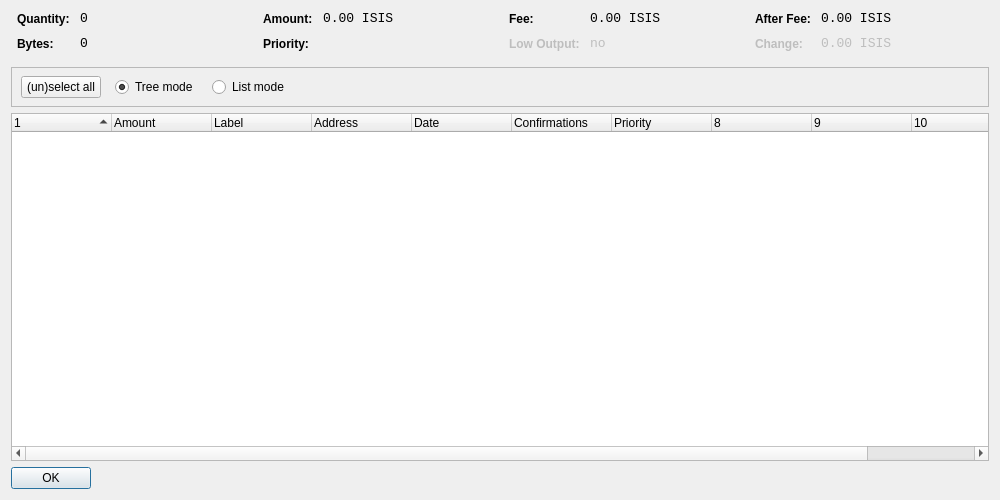
<?xml version="1.0" encoding="UTF-8"?>
<ui version="4.0">
 <class>CoinControlDialog</class>
 <widget class="QDialog" name="CoinControlDialog">
  <property name="geometry">
   <rect>
    <x>0</x>
    <y>0</y>
    <width>1000</width>
    <height>500</height>
   </rect>
  </property>
  <property name="windowTitle">
   <string>Coin Control</string>
  </property>
  <layout class="QVBoxLayout" name="verticalLayout">
   <item>
    <layout class="QHBoxLayout" name="horizontalLayoutTop" stretch="0,0,0,0">
     <property name="topMargin">
      <number>0</number>
     </property>
     <property name="bottomMargin">
      <number>10</number>
     </property>
     <item>
      <layout class="QFormLayout" name="formLayoutCoinControl1">
       <property name="horizontalSpacing">
        <number>10</number>
       </property>
       <property name="verticalSpacing">
        <number>10</number>
       </property>
       <property name="leftMargin">
        <number>6</number>
       </property>
       <property name="rightMargin">
        <number>6</number>
       </property>
       <item row="0" column="0">
        <widget class="QLabel" name="labelCoinControlQuantityText">
         <property name="styleSheet">
          <string notr="true">font-weight:bold;</string>
         </property>
         <property name="text">
          <string>Quantity:</string>
         </property>
        </widget>
       </item>
       <item row="0" column="1">
        <widget class="QLabel" name="labelCoinControlQuantity">
         <property name="font">
          <font>
           <family>Monospace</family>
           <pointsize>10</pointsize>
          </font>
         </property>
         <property name="cursor">
          <cursorShape>IBeamCursor</cursorShape>
         </property>
         <property name="contextMenuPolicy">
          <enum>Qt::ActionsContextMenu</enum>
         </property>
         <property name="text">
          <string notr="true">0</string>
         </property>
         <property name="textInteractionFlags">
          <set>Qt::LinksAccessibleByMouse|Qt::TextSelectableByKeyboard|Qt::TextSelectableByMouse</set>
         </property>
        </widget>
       </item>
       <item row="1" column="0">
        <widget class="QLabel" name="labelCoinControlBytesText">
         <property name="styleSheet">
          <string notr="true">font-weight:bold;</string>
         </property>
         <property name="text">
          <string>Bytes:</string>
         </property>
        </widget>
       </item>
       <item row="1" column="1">
        <widget class="QLabel" name="labelCoinControlBytes">
         <property name="font">
          <font>
           <family>Monospace</family>
           <pointsize>10</pointsize>
          </font>
         </property>
         <property name="cursor">
          <cursorShape>IBeamCursor</cursorShape>
         </property>
         <property name="contextMenuPolicy">
          <enum>Qt::ActionsContextMenu</enum>
         </property>
         <property name="text">
          <string notr="true">0</string>
         </property>
         <property name="textInteractionFlags">
          <set>Qt::LinksAccessibleByMouse|Qt::TextSelectableByKeyboard|Qt::TextSelectableByMouse</set>
         </property>
        </widget>
       </item>
      </layout>
     </item>
     <item>
      <layout class="QFormLayout" name="formLayoutCoinControl2">
       <property name="horizontalSpacing">
        <number>10</number>
       </property>
       <property name="verticalSpacing">
        <number>10</number>
       </property>
       <property name="leftMargin">
        <number>6</number>
       </property>
       <property name="rightMargin">
        <number>6</number>
       </property>
       <item row="0" column="0">
        <widget class="QLabel" name="labelCoinControlAmountText">
         <property name="styleSheet">
          <string notr="true">font-weight:bold;</string>
         </property>
         <property name="text">
          <string>Amount:</string>
         </property>
        </widget>
       </item>
       <item row="0" column="1">
        <widget class="QLabel" name="labelCoinControlAmount">
         <property name="font">
          <font>
           <family>Monospace</family>
           <pointsize>10</pointsize>
          </font>
         </property>
         <property name="cursor">
          <cursorShape>IBeamCursor</cursorShape>
         </property>
         <property name="contextMenuPolicy">
          <enum>Qt::ActionsContextMenu</enum>
         </property>
         <property name="text">
          <string notr="true">0.00 ISIS</string>
         </property>
         <property name="textInteractionFlags">
          <set>Qt::LinksAccessibleByMouse|Qt::TextSelectableByKeyboard|Qt::TextSelectableByMouse</set>
         </property>
        </widget>
       </item>
       <item row="1" column="0">
        <widget class="QLabel" name="labelCoinControlPriorityText">
         <property name="styleSheet">
          <string notr="true">font-weight:bold;</string>
         </property>
         <property name="text">
          <string>Priority:</string>
         </property>
        </widget>
       </item>
       <item row="1" column="1">
        <widget class="QLabel" name="labelCoinControlPriority">
         <property name="font">
          <font>
           <family>Monospace</family>
           <pointsize>10</pointsize>
          </font>
         </property>
         <property name="cursor">
          <cursorShape>IBeamCursor</cursorShape>
         </property>
         <property name="contextMenuPolicy">
          <enum>Qt::ActionsContextMenu</enum>
         </property>
         <property name="text">
          <string/>
         </property>
         <property name="textInteractionFlags">
          <set>Qt::LinksAccessibleByMouse|Qt::TextSelectableByKeyboard|Qt::TextSelectableByMouse</set>
         </property>
        </widget>
       </item>
      </layout>
     </item>
     <item>
      <layout class="QFormLayout" name="formLayoutCoinControl3">
       <property name="horizontalSpacing">
        <number>10</number>
       </property>
       <property name="verticalSpacing">
        <number>10</number>
       </property>
       <property name="leftMargin">
        <number>6</number>
       </property>
       <property name="rightMargin">
        <number>6</number>
       </property>
       <item row="0" column="0">
        <widget class="QLabel" name="labelCoinControlFeeText">
         <property name="styleSheet">
          <string notr="true">font-weight:bold;</string>
         </property>
         <property name="text">
          <string>Fee:</string>
         </property>
        </widget>
       </item>
       <item row="0" column="1">
        <widget class="QLabel" name="labelCoinControlFee">
         <property name="font">
          <font>
           <family>Monospace</family>
           <pointsize>10</pointsize>
          </font>
         </property>
         <property name="cursor">
          <cursorShape>IBeamCursor</cursorShape>
         </property>
         <property name="contextMenuPolicy">
          <enum>Qt::ActionsContextMenu</enum>
         </property>
         <property name="text">
          <string notr="true">0.00 ISIS</string>
         </property>
         <property name="textInteractionFlags">
          <set>Qt::LinksAccessibleByMouse|Qt::TextSelectableByKeyboard|Qt::TextSelectableByMouse</set>
         </property>
        </widget>
       </item>
       <item row="1" column="0">
        <widget class="QLabel" name="labelCoinControlLowOutputText">
         <property name="enabled">
          <bool>false</bool>
         </property>
         <property name="styleSheet">
          <string notr="true">font-weight:bold;</string>
         </property>
         <property name="text">
          <string>Low Output:</string>
         </property>
        </widget>
       </item>
       <item row="1" column="1">
        <widget class="QLabel" name="labelCoinControlLowOutput">
         <property name="enabled">
          <bool>false</bool>
         </property>
         <property name="font">
          <font>
           <family>Monospace</family>
           <pointsize>10</pointsize>
          </font>
         </property>
         <property name="cursor">
          <cursorShape>IBeamCursor</cursorShape>
         </property>
         <property name="contextMenuPolicy">
          <enum>Qt::ActionsContextMenu</enum>
         </property>
         <property name="text">
          <string notr="true">no</string>
         </property>
         <property name="textInteractionFlags">
          <set>Qt::LinksAccessibleByMouse|Qt::TextSelectableByKeyboard|Qt::TextSelectableByMouse</set>
         </property>
        </widget>
       </item>
      </layout>
     </item>
     <item>
      <layout class="QFormLayout" name="formLayoutCoinControl4">
       <property name="horizontalSpacing">
        <number>10</number>
       </property>
       <property name="verticalSpacing">
        <number>10</number>
       </property>
       <property name="leftMargin">
        <number>6</number>
       </property>
       <property name="rightMargin">
        <number>6</number>
       </property>
       <item row="0" column="0">
        <widget class="QLabel" name="labelCoinControlAfterFeeText">
         <property name="styleSheet">
          <string notr="true">font-weight:bold;</string>
         </property>
         <property name="text">
          <string>After Fee:</string>
         </property>
        </widget>
       </item>
       <item row="0" column="1">
        <widget class="QLabel" name="labelCoinControlAfterFee">
         <property name="font">
          <font>
           <family>Monospace</family>
           <pointsize>10</pointsize>
          </font>
         </property>
         <property name="cursor">
          <cursorShape>IBeamCursor</cursorShape>
         </property>
         <property name="contextMenuPolicy">
          <enum>Qt::ActionsContextMenu</enum>
         </property>
         <property name="text">
          <string notr="true">0.00 ISIS</string>
         </property>
         <property name="textInteractionFlags">
          <set>Qt::LinksAccessibleByMouse|Qt::TextSelectableByKeyboard|Qt::TextSelectableByMouse</set>
         </property>
        </widget>
       </item>
       <item row="1" column="0">
        <widget class="QLabel" name="labelCoinControlChangeText">
         <property name="enabled">
          <bool>false</bool>
         </property>
         <property name="styleSheet">
          <string notr="true">font-weight:bold;</string>
         </property>
         <property name="text">
          <string>Change:</string>
         </property>
        </widget>
       </item>
       <item row="1" column="1">
        <widget class="QLabel" name="labelCoinControlChange">
         <property name="enabled">
          <bool>false</bool>
         </property>
         <property name="font">
          <font>
           <family>Monospace</family>
           <pointsize>10</pointsize>
          </font>
         </property>
         <property name="cursor">
          <cursorShape>IBeamCursor</cursorShape>
         </property>
         <property name="contextMenuPolicy">
          <enum>Qt::ActionsContextMenu</enum>
         </property>
         <property name="text">
          <string notr="true">0.00 ISIS</string>
         </property>
         <property name="textInteractionFlags">
          <set>Qt::LinksAccessibleByMouse|Qt::TextSelectableByKeyboard|Qt::TextSelectableByMouse</set>
         </property>
        </widget>
       </item>
      </layout>
     </item>
    </layout>
   </item>
   <item>
    <widget class="QFrame" name="frame">
     <property name="minimumSize">
      <size>
       <width>0</width>
       <height>40</height>
      </size>
     </property>
     <property name="frameShape">
      <enum>QFrame::StyledPanel</enum>
     </property>
     <property name="frameShadow">
      <enum>QFrame::Sunken</enum>
     </property>
     <widget class="QWidget" name="horizontalLayoutWidget">
      <property name="geometry">
       <rect>
        <x>10</x>
        <y>0</y>
        <width>781</width>
        <height>41</height>
       </rect>
      </property>
      <layout class="QHBoxLayout" name="horizontalLayoutPanel" stretch="0,0,0,0,0">
       <property name="spacing">
        <number>14</number>
       </property>
       <item>
        <widget class="QPushButton" name="pushButtonSelectAll">
         <property name="sizePolicy">
          <sizepolicy hsizetype="Maximum" vsizetype="Fixed">
           <horstretch>0</horstretch>
           <verstretch>0</verstretch>
          </sizepolicy>
         </property>
         <property name="text">
          <string>(un)select all</string>
         </property>
        </widget>
       </item>
       <item>
        <widget class="QRadioButton" name="radioTreeMode">
         <property name="sizePolicy">
          <sizepolicy hsizetype="Maximum" vsizetype="Fixed">
           <horstretch>0</horstretch>
           <verstretch>0</verstretch>
          </sizepolicy>
         </property>
         <property name="text">
          <string>Tree mode</string>
         </property>
         <property name="checked">
          <bool>true</bool>
         </property>
        </widget>
       </item>
       <item>
        <widget class="QRadioButton" name="radioListMode">
         <property name="sizePolicy">
          <sizepolicy hsizetype="Maximum" vsizetype="Fixed">
           <horstretch>0</horstretch>
           <verstretch>0</verstretch>
          </sizepolicy>
         </property>
         <property name="text">
          <string>List mode</string>
         </property>
        </widget>
       </item>
       <item>
        <spacer name="horizontalSpacer">
         <property name="orientation">
          <enum>Qt::Horizontal</enum>
         </property>
         <property name="sizeHint" stdset="0">
          <size>
           <width>40</width>
           <height>20</height>
          </size>
         </property>
        </spacer>
       </item>
      </layout>
     </widget>
    </widget>
   </item>
   <item>
    <widget class="CoinControlTreeWidget" name="treeWidget">
     <property name="contextMenuPolicy">
      <enum>Qt::CustomContextMenu</enum>
     </property>
     <property name="sortingEnabled">
      <bool>false</bool>
     </property>
     <property name="columnCount">
      <number>11</number>
     </property>
     <attribute name="headerShowSortIndicator" stdset="0">
      <bool>true</bool>
     </attribute>
     <attribute name="headerStretchLastSection">
      <bool>false</bool>
     </attribute>
     <column>
      <property name="text">
       <string/>
      </property>
     </column>
     <column>
      <property name="text">
       <string>Amount</string>
      </property>
     </column>
     <column>
      <property name="text">
       <string>Label</string>
      </property>
     </column>
     <column>
      <property name="text">
       <string>Address</string>
      </property>
     </column>
     <column>
      <property name="text">
       <string>Date</string>
      </property>
     </column>
     <column>
      <property name="text">
       <string>Confirmations</string>
      </property>
      <property name="toolTip">
       <string>Confirmed</string>
      </property>
     </column>
     <column>
      <property name="text">
       <string>Priority</string>
      </property>
     </column>
     <column>
      <property name="text">
       <string/>
      </property>
     </column>
     <column>
      <property name="text">
       <string/>
      </property>
     </column>
     <column>
      <property name="text">
       <string/>
      </property>
     </column>
     <column>
      <property name="text">
       <string/>
      </property>
     </column>
    </widget>
   </item>
   <item>
    <widget class="QDialogButtonBox" name="buttonBox">
     <property name="sizePolicy">
      <sizepolicy hsizetype="Maximum" vsizetype="Fixed">
       <horstretch>0</horstretch>
       <verstretch>0</verstretch>
      </sizepolicy>
     </property>
     <property name="orientation">
      <enum>Qt::Horizontal</enum>
     </property>
     <property name="standardButtons">
      <set>QDialogButtonBox::Ok</set>
     </property>
    </widget>
   </item>
  </layout>
 </widget>
 <customwidgets>
  <customwidget>
   <class>CoinControlTreeWidget</class>
   <extends>QTreeWidget</extends>
   <header>coincontroltreewidget.h</header>
  </customwidget>
 </customwidgets>
 <resources/>
 <connections/>
</ui>
